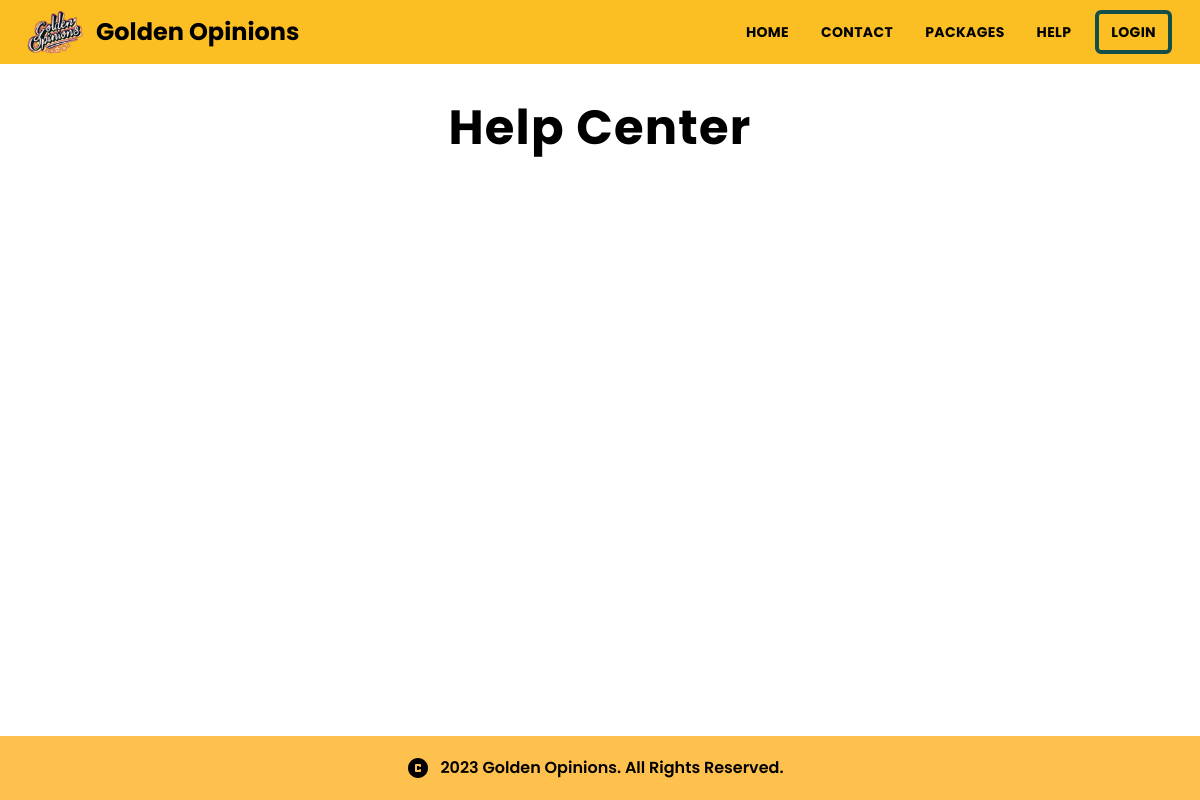
The app's page /help, older data.
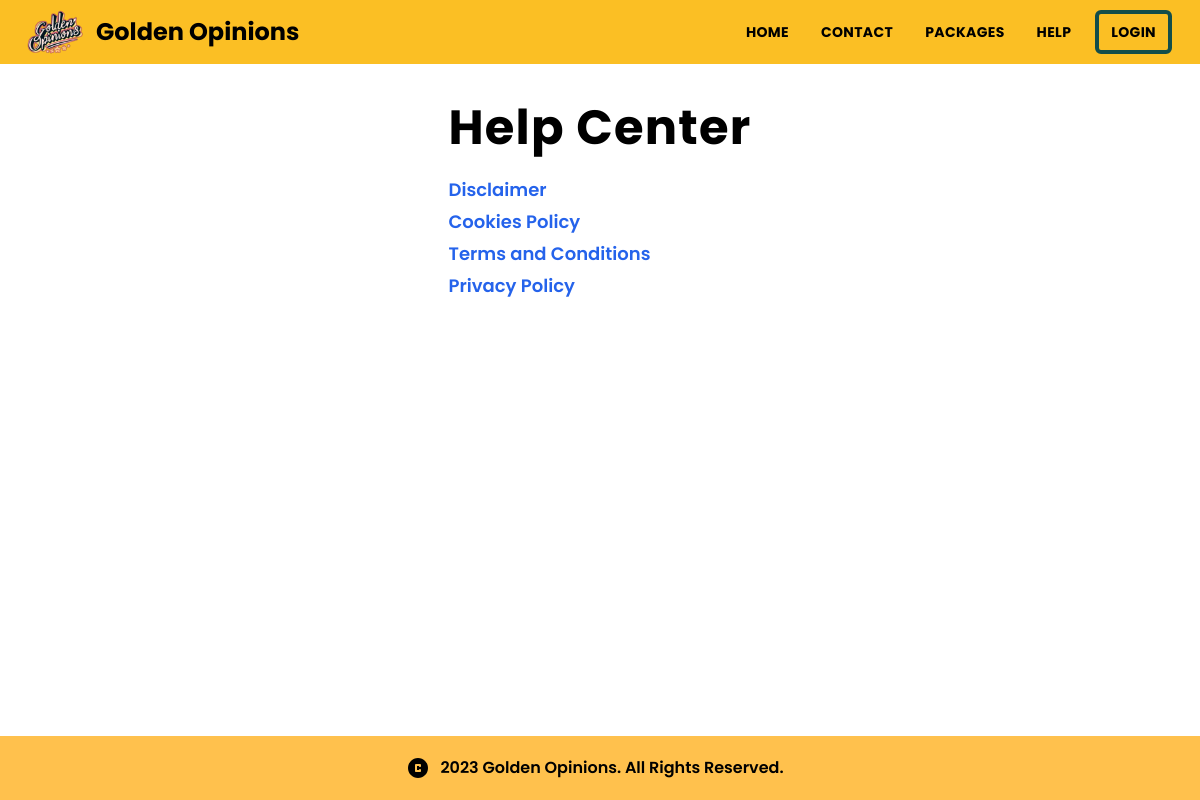
The same page, newer data.
### myapp/models.py (models this page shows)
class Article(db.Model):
    id = db.Column(db.Integer, primary_key=True)
    title = db.Column(db.String)
    content = db.Column(db.String)
    updated_at = db.Column(db.DateTime())

### myapp/routes.py (the view)
@app.route("/help")
def helpcenter():
    articles = db.session.scalars(db.select(Article)).all()
    return render_template("helpcenter.html", articles=articles, slugify=slugify)

### myapp/routes.py (called while the page is built)
@app.after_request
def after_request(response):
    response.headers["Content-Security-Policy"] = (
        ""
        + "font-src https://fonts.googleapis.com/ https://fonts.gstatic.com;"
        + "style-src-elem 'self' https://fonts.googleapis.com/ https://cdn.quilljs.com 'nonce-golden';"
        + "script-src-elem 'self' https://cdnjs.cloudflare.com https://cdn.jsdelivr.net https://cdn.quilljs.com https://esm.sh 'nonce-golden'"
    )
    return response

### myapp/templates/helpcenter.html (shortened to what this page needs)
{% extends "base.html" %}
{% block content %}
    <div class="p-8 w-fit mx-auto">
        <div class="mt-2 mb-6 text-4xl sm:text-5xl tracking-wide font-bold">Help Center</div>
        <div class="flex flex-col space-y-1">
            {% if articles is defined and articles|length > 0 %}
                {% for article in articles %}
                    <a href="{{ url_for('help_article', slug = article.id|string + '-' + slugify(article.title) ) }}"
                       class="link !text-base sm:!text-lg">{{ article.title }}</a>
                {% endfor %}
            {% endif %}
        </div>
    </div>
{% endblock %}

### myapp/templates/base.html (shortened to what this page needs)
<!DOCTYPE html>
<html lang="en">
    <head>
        <link href="{{ url_for('static', filename='css/output.css') }}"
              rel="stylesheet">
        <link href="{{ url_for('static', filename='css/style.css') }}"
              rel="stylesheet">
</head>
<body>
    {% import 'macros.html' as macros %}
    <div class="mycontainer">
        <div>
            <div class="w-full h-16 bg-amber-400 flex px-6">
                <a href="{{ url_for("index") }}" class="flex">
                    <img width="64"
                         height="64"
                         src="{{ url_for('static', filename='img/logo.webp') }}"
                         alt="logo">
                    <div class="text-lg lg:text-2xl font-bold my-auto ml-2">Golden Opinions</div>
                </a>
                <div class="my-auto ml-auto flex">
                    <div class="my-auto uppercase font-bold md:text-base mr-1 hidden md:flex">
                        <div>
                            <a href="{{ url_for("index") }}"
                               class="hover:bg-teal-900 border-4 text-sm tracking-wide border-transparent hover:text-white rounded-md px-3 py-2">Home</a>
                        </div>
                        <div>
                            <a href="{{ url_for("contact") }}"
                               class="hover:bg-teal-900 border-4 text-sm tracking-wide border-transparent hover:text-white rounded-md px-3 py-2">Contact</a>
                        </div>
                        <div>
                            <a href="{{ url_for("packages") }}"
                               class="hover:bg-teal-900 border-4 text-sm tracking-wide border-transparent hover:text-white rounded-md px-3 py-2">Packages</a>
                        </div>
                        <div>
                            <a href="{{ url_for("helpcenter") }}"
                               class="hover:bg-teal-900 border-4 text-sm tracking-wide border-transparent hover:text-white rounded-md px-3 py-2">Help</a>
                        </div>
                        {% if current_user.is_anonymous %}
                            <div>
                                <a href="{{ url_for("login") }}"
                                   class="hover:bg-teal-900 border-4 text-sm tracking-wide hover:text-white border-teal-900 rounded-md ml-2 px-3 py-2">Login</a>
                            </div>
                        {% endif %}
                    </div>
                </div>
            </div>
        </div>
        <div class="container-inner">
            {% block content %}{% endblock %}
        </div>
        <div class="section copyright">
            {{ macros.svg("copyright") }}
            <p>2023 Golden Opinions. All Rights Reserved.</p>
        </div>
    </div>
</body>
</html>

### myapp/templates/macros.html (shortened to what this page needs)
{% macro svg(name, size=24, class='') %}
    {% if name=='menu' %}
        <svg class="{{ class }}"
             xmlns="http://www.w3.org/2000/svg"
             height="{{ size }}"
             viewBox="0 -960 960 960"
             width="{{ size }}">
            <path d="M161-240q-17 0-28.5-11.5T120-280q0-17 11.5-28.5T160-320h640q17 0 28.5 11.5T840-280q0 17-11.5 28.5T800-240H160Zm0-200q-17 0-28.5-11.5T120-480q0-17 11.5-28.5T160-520h640q17 0 28.5 11.5T840-480q0 17-11.5 28.5T800-440H160Zm0-200q-17 0-28.5-11.5T120-680q0-17 11.5-28.5T160-720h640q17 0 28.5 11.5T840-680q0 17-11.5 28.5T800-640H160Z" />
        </svg>
    {% elif name=='home' %}
        <svg class="{{ class }}"
             xmlns="http://www.w3.org/2000/svg"
             height="{{ size }}"
             viewBox="0 -960 960 960"
             width="{{ size }}">
            <path d="M160-200v-360q0-19 8.5-36t23.5-28l240-180q21-16 48-16t48 16l240 180q15 11 23.5 28t8.5 36v360q0 33-23.5 56.5T720-120H600q-17 0-28.5-11.5T560-160v-200q0-17-11.5-28.5T520-400h-80q-17 0-28.5 11.5T400-360v200q0 17-11.5 28.5T360-120H240q-33 0-56.5-23.5T160-200Z" />
        </svg>
    {% elif name=='contact' %}
        <svg class="{{ class }}"
             xmlns="http://www.w3.org/2000/svg"
             height="{{ size }}"
             viewBox="0 -960 960 960"
             width="{{ size }}">
            <path d="M480-400q33 0 56.5-23.5T560-480q0-33-23.5-56.5T480-560q-33 0-56.5 23.5T400-480q0 33 23.5 56.5T480-400ZM320-240h320v-23q0-24-13-44t-36-30q-26-11-53.5-17t-57.5-6q-30 0-57.5 6T369-337q-23 10-36 30t-13 44v23ZM720-80H240q-33 0-56.5-23.5T160-160v-640q0-33 23.5-56.5T240-880h287q16 0 30.5 6t25.5 17l194 194q11 11 17 25.5t6 30.5v447q0 33-23.5 56.5T720-80Z" />
        </svg>
    {% elif name=='login' %}
        <svg class="{{ class }}"
             xmlns="http://www.w3.org/2000/svg"
             height="{{ size }}"
             viewBox="0 -960 960 960"
             width="{{ size }}">
            <path d="M520-120q-17 0-28.5-11.5T480-160q0-17 11.5-28.5T520-200h240v-560H520q-17 0-28.5-11.5T480-800q0-17 11.5-28.5T520-840h240q33 0 56.5 23.5T840-760v560q0 33-23.5 56.5T760-120H520Zm-73-320H160q-17 0-28.5-11.5T120-480q0-17 11.5-28.5T160-520h287l-75-75q-11-11-11-27t11-28q11-12 28-12.5t29 11.5l143 143q12 12 12 28t-12 28L429-309q-12 12-28.5 11.5T372-310q-11-12-10.5-28.5T373-366l74-74Z" />
        </svg>
    {% elif name=='copyright' %}
        <svg class="{{ class }}"
             xmlns="http://www.w3.org/2000/svg"
             height="{{ size }}"
             viewBox="0 -960 960 960"
             width="{{ size }}">
            <path d="M480-80q-83 0-156-31.5T197-197q-54-54-85.5-127T80-480q0-83 31.5-156T197-763q54-54 127-85.5T480-880q83 0 156 31.5T763-763q54 54 85.5 127T880-480q0 83-31.5 156T763-197q-54 54-127 85.5T480-80Zm-80-240h160q17 0 28.5-11.5T600-360v-40q0-17-11.5-28.5T560-440q-17 0-28.5 11.5T520-400h-80v-160h80q0 17 11.5 28.5T560-520q17 0 28.5-11.5T600-560v-40q0-17-11.5-28.5T560-640H400q-17 0-28.5 11.5T360-600v240q0 17 11.5 28.5T400-320Z" />
        </svg>
    {% endif %}
{% endmacro %}

### myapp/static/css/style.css (style rules this page uses)
* { margin: 0; padding: 0; box-sizing: border-box; font-family: 'Poppins', sans-serif; }
.section { padding: 20px 5%; }
.copyright { display: flex; background: #ffc14d; justify-content: center; margin-top: auto; }
.copyright > p { margin: auto 10px; font-weight: 600; }

Row changes from the older to the newer data that the page shows:
added Article: title "Disclaimer"
added Article: title "Cookies Policy"
added Article: title "Terms and Conditions"
added Article: title "Privacy Policy"
